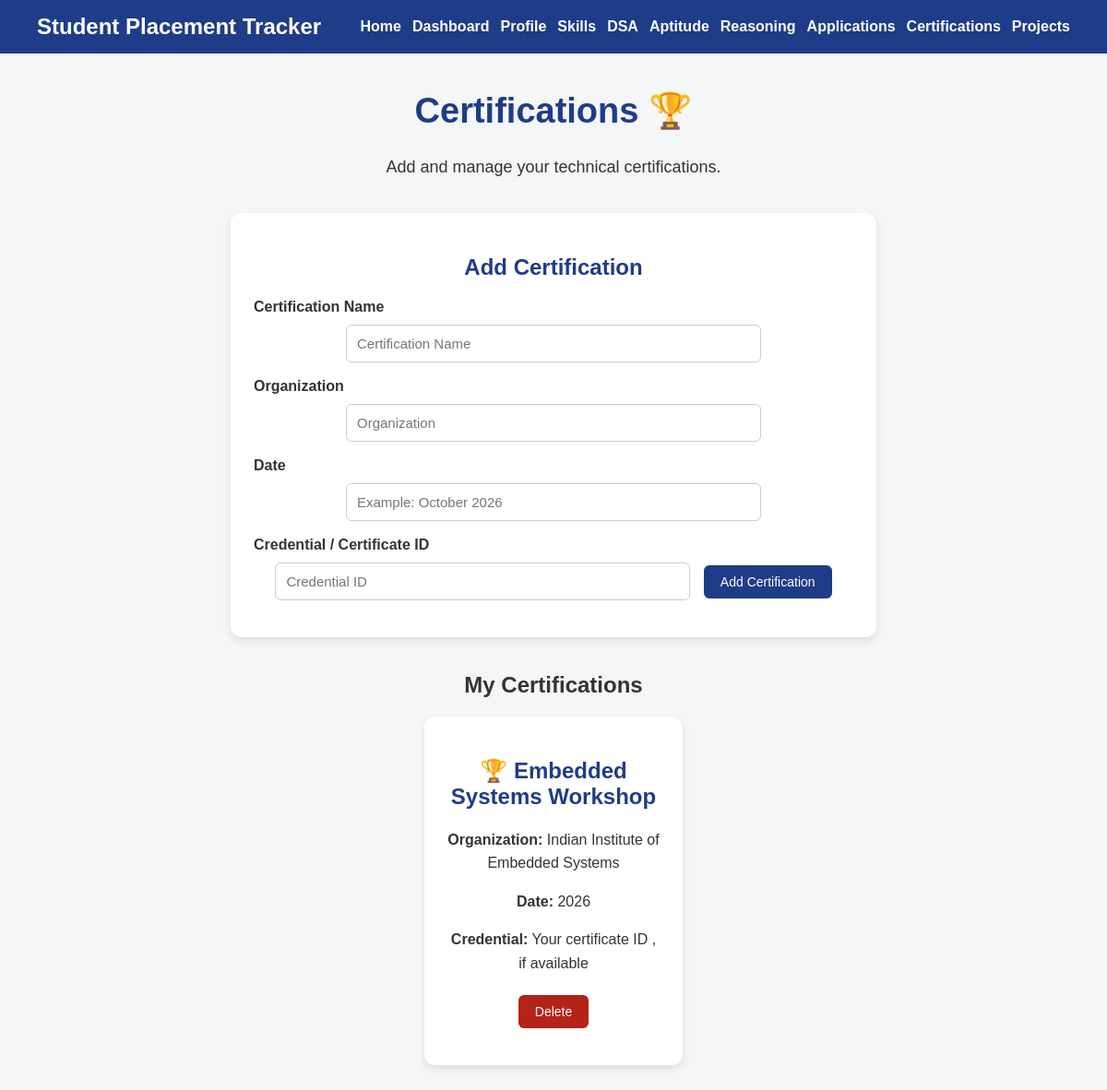
Page /certifications on the committed database.
### tables this page shows
CREATE TABLE certifications (

            id INTEGER PRIMARY KEY AUTOINCREMENT,

            name TEXT NOT NULL,

            organization TEXT,

            date TEXT,

            credential TEXT

        );

### web_app.py (the view)
@app.route("/certifications")
def certifications():
    connection = get_db_connection()
    certifications_data = connection.execute(
        """
        SELECT * FROM certifications
        ORDER BY id DESC
        """
    ).fetchall()
    connection.close()
    return render_template(
        "certifications.html",
        certifications=certifications_data
    )

### templates/certifications.html (shortened to what this page needs)
<!DOCTYPE html>
<html>
<head>
    <link rel="stylesheet" href="{{ url_for('static', filename='style.css') }}">
</head>
<body>
<nav>
    <h2>Student Placement Tracker</h2>
    <div class="nav-links">
        <a href="/">Home</a>
        <a href="/dashboard">Dashboard</a>
        <a href="/profile">Profile</a>
        <a href="/skills">Skills</a>
        <a href="/dsa">DSA</a>
        <a href="/aptitude">Aptitude</a>
        <a href="/reasoning">Reasoning</a>
        <a href="/applications">Applications</a>
        <a href="/certifications">Certifications</a>
        <a href="/projects">Projects</a>
    </div>
</nav>
<div class="container">
    <h1>Certifications 🏆</h1>
    <p class="intro">
        Add and manage your technical certifications.
    </p>
    <div class="card form-card">
        <h2>Add Certification</h2>
        <form action="/add-certification" method="POST">
            <label>Certification Name</label>
            <input type="text" name="name"
                   placeholder="Certification Name" required>
            <label>Organization</label>
            <input type="text" name="organization"
                   placeholder="Organization">
            <label>Date</label>
            <input type="text" name="date"
                   placeholder="Example: October 2026">
            <label>Credential / Certificate ID</label>
            <input type="text" name="credential"
                   placeholder="Credential ID">
            <button type="submit">Add Certification</button>
        </form>
    </div>
    <br>
    <h2>My Certifications</h2>
    <div class="cards">
        {% for certification in certifications %}
        <div class="card">
            <h2>🏆 {{ certification["name"] }}</h2>
            <p>
                <strong>Organization:</strong>
                {{ certification["organization"] or "Not provided" }}
            </p>
            <p>
                <strong>Date:</strong>
                {{ certification["date"] or "Not provided" }}
            </p>
            <p>
                <strong>Credential:</strong>
                {{ certification["credential"] or "Not provided" }}
            </p>
            <form action="/delete-certification/{{ certification['id'] }}"
                  method="POST">
                <button type="submit" class="danger-button">
                    Delete
                </button>
            </form>
        </div>
        {% else %}
        <div class="card">
            <h2>No Certifications Yet</h2>
            <p>Add your first certification above.</p>
        </div>
        {% endfor %}
    </div>
</div>
</body>
</html>

### static/style.css (style rules this page uses)
* { box-sizing: border-box; }
body { font-family: Arial, sans-serif; margin: 0; background-color: #f4f6f8; color: #333; }
nav { background-color: #1f3c88; color: white; padding: 15px 40px; display: flex; justify-content: space-between; align-items: center; gap: 20px; }
nav h2 { margin: 0; color: white; white-space: nowrap; }
.nav-links { display: flex; flex-wrap: wrap; justify-content: flex-end; gap: 12px; }
nav a { color: white; text-decoration: none; font-weight: bold; }
.container { width: 90%; max-width: 1200px; margin: 40px auto; text-align: center; }
.container h1 { color: #1f3c88; font-size: 38px; }
.intro { font-size: 18px; margin-bottom: 35px; line-height: 1.6; }
.cards { display: flex; justify-content: center; align-items: stretch; gap: 25px; flex-wrap: wrap; }
.card { background-color: white; width: 280px; padding: 25px; border-radius: 12px; box-shadow: 0 4px 10px rgba(0, 0, 0, 0.10); }
.form-card { width: min(700px, 100%); margin: 0 auto; }
.card h2 { color: #1f3c88; }
.card p { line-height: 1.6; }
.button, button { display: inline-block; background-color: #1f3c88; color: white; padding: 10px 18px; border-radius: 6px; text-decoration: none; margin: 5px; border: none; cursor: pointer; font-size: 14px; }
.danger-button { background-color: #b42318; }
form { margin-bottom: 10px; }
form label { display: block; margin-top: 12px; margin-bottom: 5px; font-weight: bold; text-align: left; }
input, select, textarea { width: 100%; max-width: 450px; padding: 11px; margin: 5px; border: 1px solid #ccc; border-radius: 6px; font-size: 15px; }

### rows in the picture
certifications: name "Embedded Systems Workshop", organization "Indian Institute of Embedded Systems", date "2026", credential "Your certificate ID , if available"
